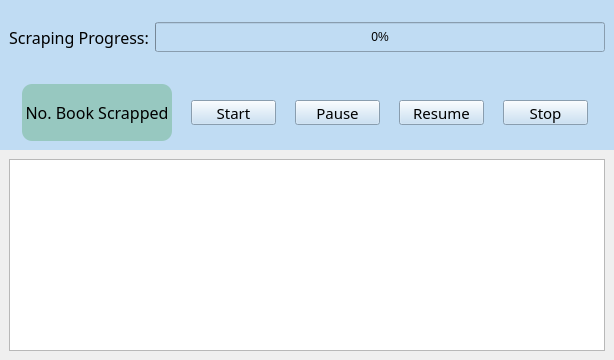
          <widget class="QWidget" name="scraping_Page">
           <layout class="QVBoxLayout" name="verticalLayout_8">
            <property name="spacing">
             <number>0</number>
            </property>
            <property name="leftMargin">
             <number>0</number>
            </property>
            <property name="topMargin">
             <number>0</number>
            </property>
            <property name="rightMargin">
             <number>0</number>
            </property>
            <property name="bottomMargin">
             <number>0</number>
            </property>
            <item>
             <widget class="QWidget" name="scraping_controls_Widget" native="true">
              <property name="minimumSize">
               <size>
                <width>0</width>
                <height>150</height>
               </size>
              </property>
              <property name="maximumSize">
               <size>
                <width>16777215</width>
                <height>150</height>
               </size>
              </property>
              <layout class="QVBoxLayout" name="verticalLayout_9">
               <property name="spacing">
                <number>0</number>
               </property>
               <property name="leftMargin">
                <number>0</number>
               </property>
               <property name="topMargin">
                <number>0</number>
               </property>
               <property name="rightMargin">
                <number>0</number>
               </property>
               <property name="bottomMargin">
                <number>0</number>
               </property>
               <item>
                <widget class="QWidget" name="widget_3" native="true">
                 <property name="styleSheet">
                  <string notr="true">background-color: rgb(192, 220, 243);</string>
                 </property>
                 <layout class="QHBoxLayout" name="horizontalLayout_14">
                  <item>
                   <widget class="QLabel" name="label_11">
                    <property name="minimumSize">
                     <size>
                      <width>50</width>
                      <height>25</height>
                     </size>
                    </property>
                    <property name="maximumSize">
                     <size>
                      <width>16777215</width>
                      <height>30</height>
                     </size>
                    </property>
                    <property name="font">
                     <font>
                      <family>Rockwell</family>
                      <pointsize>12</pointsize>
                     </font>
                    </property>
                    <property name="text">
                     <string>Scraping Progress:</string>
                    </property>
                    <property name="alignment">
                     <set>Qt::AlignCenter</set>
                    </property>
                   </widget>
                  </item>
                  <item>
                   <widget class="QProgressBar" name="progressBar">
                    <property name="minimumSize">
                     <size>
                      <width>450</width>
                      <height>25</height>
                     </size>
                    </property>
                    <property name="maximumSize">
                     <size>
                      <width>600</width>
                      <height>30</height>
                     </size>
                    </property>
                    <property name="value">
                     <number>0</number>
                    </property>
                   </widget>
                  </item>
                 </layout>
                </widget>
               </item>
               <item>
                <widget class="QWidget" name="widget_7" native="true">
                 <property name="styleSheet">
                  <string notr="true">background-color: rgb(192, 220, 243);</string>
                 </property>
                 <layout class="QHBoxLayout" name="horizontalLayout_13">
                  <item>
                   <widget class="QLabel" name="books_Scraped">
                    <property name="minimumSize">
                     <size>
                      <width>150</width>
                      <height>50</height>
                     </size>
                    </property>
                    <property name="maximumSize">
                     <size>
                      <width>150</width>
                      <height>60</height>
                     </size>
                    </property>
                    <property name="font">
                     <font>
                      <family>Rockwell</family>
                      <pointsize>12</pointsize>
                     </font>
                    </property>
                    <property name="styleSheet">
                     <string notr="true">QLabel{
	background-color: rgb(151, 200, 192);
	border-radius:10%;
}</string>
                    </property>
                    <property name="text">
                     <string>No. Book Scrapped</string>
                    </property>
                    <property name="alignment">
                     <set>Qt::AlignCenter</set>
                    </property>
                    <property name="wordWrap">
                     <bool>true</bool>
                    </property>
                   </widget>
                  </item>
                  <item>
                   <widget class="QPushButton" name="start_scrap">
                    <property name="minimumSize">
                     <size>
                      <width>85</width>
                      <height>25</height>
                     </size>
                    </property>
                    <property name="maximumSize">
                     <size>
                      <width>85</width>
                      <height>25</height>
                     </size>
                    </property>
                    <property name="font">
                     <font>
                      <family>Rockwell</family>
                      <pointsize>11</pointsize>
                     </font>
                    </property>
                    <property name="styleSheet">
                     <string notr="true">QPushButton
{
    background-color: rgb(52, 205, 220 );
	color:rgb(0,0,0);
	border-radius:10%;
}

QPushButton:hover{
	background-color:rgb(37,150,190);
	color: rgb(255, 255, 255);
}background-color:rgb(37,150,190);
	color: rgb(255, 255, 255);</string>
                    </property>
                    <property name="text">
                     <string>Start</string>
                    </property>
                    <property name="icon">
                     <iconset>
                      <normaloff>Images/play.svg</normaloff>Images/play.svg</iconset>
                    </property>
                   </widget>
                  </item>
                  <item>
                   <widget class="QPushButton" name="pause_scrap">
                    <property name="minimumSize">
                     <size>
                      <width>85</width>
                      <height>25</height>
                     </size>
                    </property>
                    <property name="maximumSize">
                     <size>
                      <width>85</width>
                      <height>25</height>
                     </size>
                    </property>
                    <property name="font">
                     <font>
                      <family>Rockwell</family>
                      <pointsize>11</pointsize>
                     </font>
                    </property>
                    <property name="styleSheet">
                     <string notr="true">QPushButton
{
    background-color: rgb(52, 205, 220 );
	color:rgb(0,0,0);
	border-radius:10%;
}

QPushButton:hover{
	background-color:rgb(37,150,190);
	color: rgb(255, 255, 255);
}background-color:rgb(37,150,190);
	color: rgb(255, 255, 255);</string>
                    </property>
                    <property name="text">
                     <string>Pause</string>
                    </property>
                    <property name="icon">
                     <iconset>
                      <normaloff>Images/pause.svg</normaloff>Images/pause.svg</iconset>
                    </property>
                   </widget>
                  </item>
                  <item>
                   <widget class="QPushButton" name="resume_scrap">
                    <property name="minimumSize">
                     <size>
                      <width>85</width>
                      <height>25</height>
                     </size>
                    </property>
                    <property name="maximumSize">
                     <size>
                      <width>85</width>
                      <height>25</height>
                     </size>
                    </property>
                    <property name="font">
                     <font>
                      <family>Rockwell</family>
                      <pointsize>11</pointsize>
                     </font>
                    </property>
                    <property name="styleSheet">
                     <string notr="true">QPushButton
{
    background-color: rgb(52, 205, 220 );
	color:rgb(0,0,0);
	border-radius:10%;
}

QPushButton:hover{
	background-color:rgb(37,150,190);
	color: rgb(255, 255, 255);
}background-color:rgb(37,150,190);
	color: rgb(255, 255, 255);</string>
                    </property>
                    <property name="text">
                     <string>Resume</string>
                    </property>
                    <property name="icon">
                     <iconset>
                      <normaloff>Images/play-circle.svg</normaloff>Images/play-circle.svg</iconset>
                    </property>
                   </widget>
                  </item>
                  <item>
                   <widget class="QPushButton" name="stop_scrap">
                    <property name="minimumSize">
                     <size>
                      <width>85</width>
                      <height>25</height>
                     </size>
                    </property>
                    <property name="maximumSize">
                     <size>
                      <width>85</width>
                      <height>25</height>
                     </size>
                    </property>
                    <property name="font">
                     <font>
                      <family>Rockwell</family>
                      <pointsize>11</pointsize>
                     </font>
                    </property>
                    <property name="styleSheet">
                     <string notr="true">QPushButton
{
    background-color: rgb(52, 205, 220 );
	color:rgb(0,0,0);
	border-radius:10%;
}

QPushButton:hover{
	background-color:rgb(37,150,190);
	color: rgb(255, 255, 255);
}background-color:rgb(37,150,190);
	color: rgb(255, 255, 255);</string>
                    </property>
                    <property name="text">
                     <string>Stop</string>
                    </property>
                    <property name="icon">
                     <iconset>
                      <normaloff>Images/stop-circle.svg</normaloff>Images/stop-circle.svg</iconset>
                    </property>
                   </widget>
                  </item>
                 </layout>
                </widget>
               </item>
              </layout>
             </widget>
            </item>
            <item>
             <widget class="QWidget" name="table__widget" native="true">
              <layout class="QVBoxLayout" name="verticalLayout_10">
               <item>
                <widget class="QTableView" name="scraping_table">
                 <property name="font">
                  <font>
                   <family>Rockwell</family>
                   <pointsize>10</pointsize>
                  </font>
                 </property>
                 <property name="dragEnabled">
                  <bool>true</bool>
                 </property>
                </widget>
               </item>
              </layout>
             </widget>
            </item>
           </layout>
          </widget>
